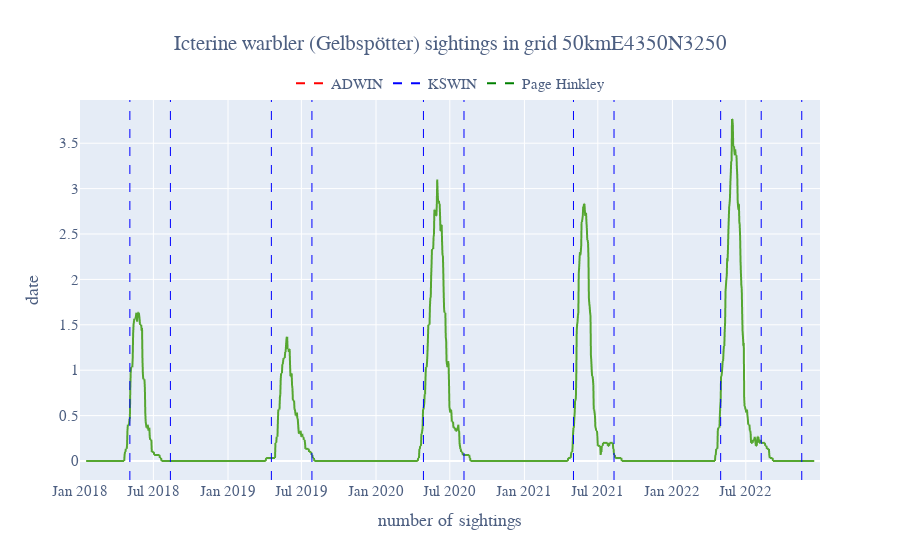

The cell this chart's notebook holds for it:
### Code cell
stream = smoothed_warbler['n_sightings'].values

change_points = {}
for algo_name, change_detector in change_detectors.items():
    cps = []
    for i, val in enumerate(stream):
        change_detector.update(val)
        if change_detector.drift_detected:
            cps.append(i)
    change_points[algo_name] = cps

plot_change_points(data=smoothed_warbler, 
                   change_points_dict=change_points, 
                   title='Icterine warbler (Gelbspötter) sightings in grid 50kmE4350N3250')

### Figure 1 — Plotly figure (JSON) as saved in the notebook; plotly's stock layout.template omitted (floating-point values rounded to 4 significant figures; data arrays with more than 128 entries replaced by an {"elided": "..."} marker saying what was removed)
{"data": [{"hovertemplate": "date=%{x}<br>n_sightings=%{y}<extra></extra>", "legendgroup": "", "line": {"color": "#55a630", "dash": "solid"}, "marker": {"symbol": "circle"}, "mode": "lines", "name": "", "showlegend": false, "type": "scattergl", "x": {"elided": "1826 str values"}, "xaxis": "x", "y": {"elided": "1826 float values"}, "yaxis": "y"}, {"line": {"color": "red", "dash": "dash", "width": 2}, "mode": "lines", "name": "ADWIN", "showlegend": true, "type": "scatter", "x": [null], "y": [null]}, {"line": {"color": "blue", "dash": "dash", "width": 2}, "mode": "lines", "name": "KSWIN", "showlegend": true, "type": "scatter", "x": [null], "y": [null]}, {"line": {"color": "green", "dash": "dash", "width": 2}, "mode": "lines", "name": "Page Hinkley", "showlegend": true, "type": "scatter", "x": [null], "y": [null]}], "layout": {"font": {"color": "#4d5f81", "family": "Aleo", "size": 15}, "legend": {"bgcolor": "rgba(255, 255, 255, 0.6)", "orientation": "h", "tracegroupgap": 0, "x": 0.5, "xanchor": "center", "y": 1, "yanchor": "bottom"}, "shapes": [{"line": {"color": "blue", "dash": "dash", "width": 1}, "type": "line", "x0": "2018-05-04", "x1": "2018-05-04", "xref": "x", "y0": 0, "y1": 1, "yref": "y domain"}, {"line": {"color": "blue", "dash": "dash", "width": 1}, "type": "line", "x0": "2018-08-12", "x1": "2018-08-12", "xref": "x", "y0": 0, "y1": 1, "yref": "y domain"}, {"line": {"color": "blue", "dash": "dash", "width": 1}, "type": "line", "x0": "2019-04-18", "x1": "2019-04-18", "xref": "x", "y0": 0, "y1": 1, "yref": "y domain"}, {"line": {"color": "blue", "dash": "dash", "width": 1}, "type": "line", "x0": "2019-07-27", "x1": "2019-07-27", "xref": "x", "y0": 0, "y1": 1, "yref": "y domain"}, {"line": {"color": "blue", "dash": "dash", "width": 1}, "type": "line", "x0": "2020-04-27", "x1": "2020-04-27", "xref": "x", "y0": 0, "y1": 1, "yref": "y domain"}, {"line": {"color": "blue", "dash": "dash", "width": 1}, "type": "line", "x0": "2020-08-05", "x1": "2020-08-05", "xref": "x", "y0": 0, "y1": 1, "yref": "y domain"}, {"line": {"color": "blue", "dash": "dash", "width": 1}, "type": "line", "x0": "2021-05-02", "x1": "2021-05-02", "xref": "x", "y0": 0, "y1": 1, "yref": "y domain"}, {"line": {"color": "blue", "dash": "dash", "width": 1}, "type": "line", "x0": "2021-08-10", "x1": "2021-08-10", "xref": "x", "y0": 0, "y1": 1, "yref": "y domain"}, {"line": {"color": "blue", "dash": "dash", "width": 1}, "type": "line", "x0": "2022-04-30", "x1": "2022-04-30", "xref": "x", "y0": 0, "y1": 1, "yref": "y domain"}, {"line": {"color": "blue", "dash": "dash", "width": 1}, "type": "line", "x0": "2022-08-08", "x1": "2022-08-08", "xref": "x", "y0": 0, "y1": 1, "yref": "y domain"}, {"line": {"color": "blue", "dash": "dash", "width": 1}, "type": "line", "x0": "2022-11-16", "x1": "2022-11-16", "xref": "x", "y0": 0, "y1": 1, "yref": "y domain"}], "title": {"text": "Icterine warbler (Gelbspötter) sightings in grid 50kmE4350N3250", "x": 0.5}, "xaxis": {"anchor": "y", "domain": [0, 1], "title": {"text": "number of sightings"}}, "yaxis": {"anchor": "x", "domain": [0, 1], "title": {"text": "date"}}}}
